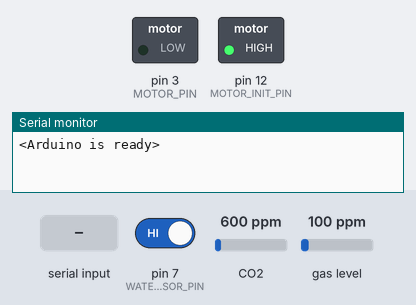
The sketch below on a simulated Arduino Uno, built with avr-gcc and run on an emulated ATmega328P. Parts: switched loads named in the sketch (green lamp = pin HIGH), the last lines printed to the serial monitor. The test bench sets the inputs (shaded band); at power-on: pin 7 (WATER_SENSOR_PIN) HIGH, CO2 600 ppm, gas level 100 ppm.

Above: at 1.2 s.
1.3 s: "90,45\n" received over Serial
At 1.6 s:
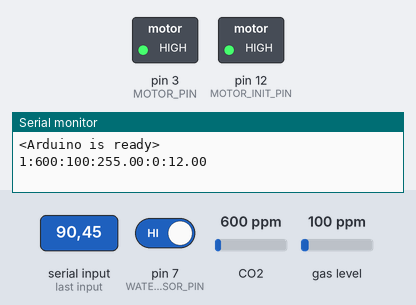
2.8 s: "5\n" received over Serial
At 3.9 s:
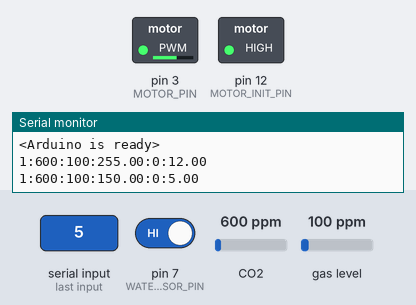
4.3 s: "30,150\n" received over Serial
At 5.1 s:
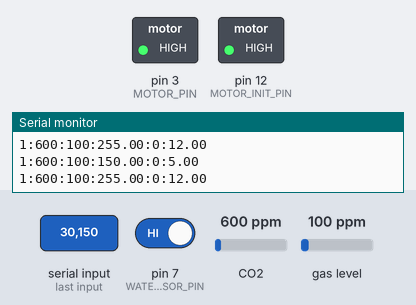
Timing chart, 0 to 7.3 s (numbered marks = the images above; inputs shaded):
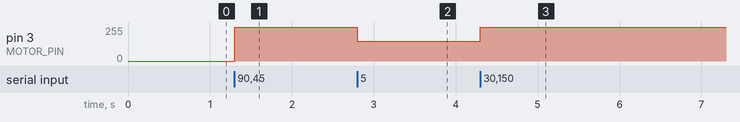

The sketch:

AEO_Hardware.ino
```cpp
const byte numChars = 32;
char receivedChars[numChars];   // an array to store the received data

boolean newData = false;

float dataNumber = 0;             // new for this version

#include "Adafruit_CCS811.h"

Adafruit_CCS811 ccs;
const int WATER_SENSOR_PIN = 7;
const int MOTOR_INIT_PIN = 12;
const int MOTOR_PIN = 3;
const int MOTOR_BRAKE = 9;
float mSpeed = 0;
float input = 0;
boolean inReverse = 0;

void setup() {
  Serial.begin(115200);
  Serial.println("<Arduino is ready>");
  pinMode(WATER_SENSOR_PIN, INPUT_PULLUP);
  pinMode(MOTOR_INIT_PIN, OUTPUT);
  if (!ccs.begin()) {
    Serial.println("Failed to start sensor! Please check your wiring.");
    while (1);
  }
  //forward @ full speed
  digitalWrite(MOTOR_INIT_PIN, HIGH); //Establishes forward direction of Channel A
  digitalWrite(MOTOR_BRAKE, LOW);   //Disengage the Brake for Channel A
}

void loop() {
  recvWithEndMarker();
  showNewNumber();
}

void recvWithEndMarker() {
  static byte ndx = 0;
  char endMarker = '\n';
  char rc;

  if (Serial.available() > 0) {
    rc = Serial.read();

    if (rc != endMarker) {
      receivedChars[ndx] = rc;
      ndx++;
      if (ndx >= numChars) {
        ndx = numChars - 1;
      }
    }
    else {
      receivedChars[ndx] = '\0'; // terminate the string
      ndx = 0;
      newData = true;
    }
  }
}

void showNewNumber() {
  if (newData == true) {
    if (ccs.available()) {
      if (!ccs.readData()) {
        dataNumber = 0;             // new for this version
        dataNumber = atof(receivedChars);   // new for this version
        if (dataNumber < 0) {
          inReverse = 1;
          digitalWrite(MOTOR_INIT_PIN, LOW); //Establishes backward direction of Channel A
          if (dataNumber < -12) dataNumber = -12;
          mSpeed = map(dataNumber, 0, -12, 75, 255);
        } else if (dataNumber == 0) {
          digitalWrite(MOTOR_BRAKE, HIGH);
          mSpeed = 0;
        } else {
          inReverse = 0;
          digitalWrite(MOTOR_INIT_PIN, HIGH); //Establishes forward direction of Channel A
          if (dataNumber > 12) dataNumber = 12;
          mSpeed = map(dataNumber, 0, 12, 75, 255);
        }
        analogWrite(MOTOR_PIN, mSpeed);
        Serial.print(digitalRead(WATER_SENSOR_PIN));
        Serial.print(":");
        Serial.print(ccs.geteCO2());
        Serial.print(":");
        Serial.print(ccs.getTVOC());
        Serial.print(":");
        Serial.print(mSpeed);
        Serial.print(":");
        Serial.print(inReverse);
        Serial.print(":");
        Serial.println(dataNumber);
        newData = false;
      }
    }
  }
}
```

Measured:
- after the input at 1.3 s, pin 3 (MOTOR_PIN): 0/255 → 255/255 at once
- after the input at 2.8 s, pin 3 (MOTOR_PIN): 255/255 → 150/255 at once
- after the input at 4.3 s, pin 3 (MOTOR_PIN): 150/255 → 255/255 at once
